Frame 1 (no input): blank canvas, image omitted
Frame 60 (the mouse pressed at the canvas centre just before this capture): blank canvas, image omitted
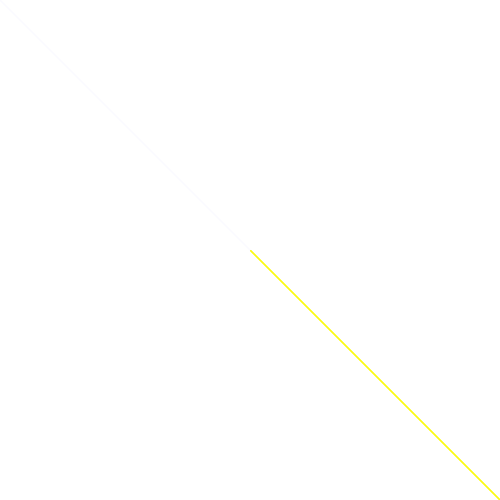
Frame 120 (the mouse held since frame 60 and released just before this capture)

The Processing sketch whose frames 1 and 60 were blank and that drew this single picture after the mouse press (run headless with seeded random() and noise(); from frame 60 on, the mouse is pressed at the canvas centre):

// Processing sketch: processing_181725
// ── processing_181725.pde

void setup() {
size(500,500);//He cambiado el tamaño de la ventana a uno mayor
background(255);//He movido el comando "background" aquí para poner un fondo blanco

}
 
void draw() {
  if(mousePressed == true) { 
//He quitado el comando "background" de "void draw" para que las líneas se puedan dibujar
stroke(mouseX,mouseY,255);//He cambiado el color de la líneas.
line(0, 0, mouseX, mouseY);//esta línea sale de la esquina superior izquierda

stroke(mouseX,mouseY,0);
line(500,500,mouseX,mouseY);//esta línea sale de la esquina inferior derecha

stroke(mouseY,mouseX,255);
line(500,500,mouseX,mouseY);//esta línea sale de la esquina inferior derecha

stroke(mouseY,mouseX,0);
line(500,500,mouseX,mouseY);//esta línea sale de la esquina inferior derecha

  }

}
